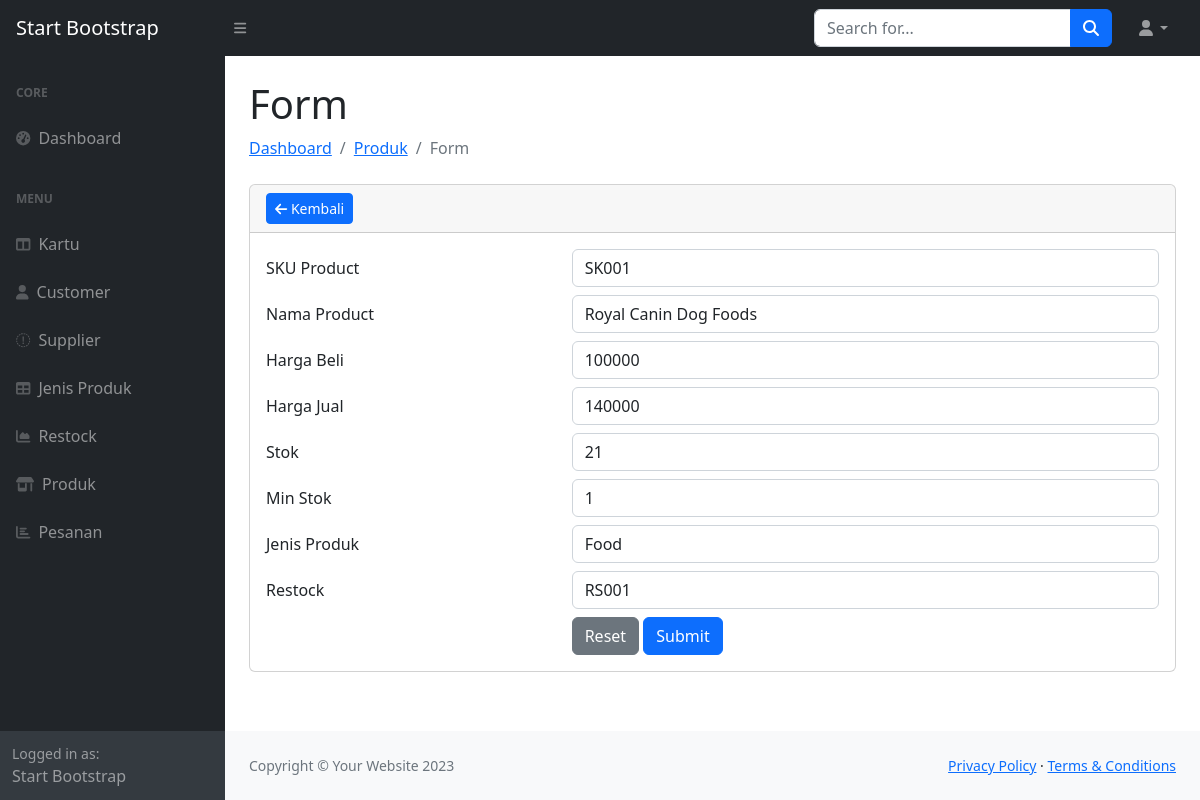
Screenshot of /admin/produk_edit.php?id=1 with the database file from the repository.
### tables this page shows
CREATE TABLE `product` (
  `id` int(11) NOT NULL,
  `sku` varchar(45) DEFAULT NULL,
  `name` varchar(45) DEFAULT NULL,
  `purchase_price` int(11) DEFAULT NULL,
  `sell_price` int(11) DEFAULT NULL,
  `stock` int(11) DEFAULT 0,
  `min_stock` int(11) DEFAULT 0,
  `product_type_id` int(11) NOT NULL,
  `restock_id` int(11) NOT NULL
);

CREATE TABLE `product_type` (
  `id` int(11) NOT NULL,
  `name` varchar(45) DEFAULT NULL
);

CREATE TABLE `restock` (
  `id` int(11) NOT NULL,
  `restock_number` varchar(45) DEFAULT NULL,
  `date` datetime DEFAULT NULL,
  `qty` int(11) DEFAULT NULL,
  `price` int(11) DEFAULT NULL,
  `supplier_id` int(11) NOT NULL
);

### admin/produk_edit.php (the view, shortened to what this page needs)
<?php
require_once 'layouts/header.php';
require_once 'layouts/navbar.php';
if (isset($_GET['id'])) {
    $id = $_GET['id'];
    $sql = "SELECT * FROM `product` WHERE `id` = :id";
    $query = $dbh->prepare($sql);
    $query->bindParam(':id', $id, PDO::PARAM_STR);
    $query->execute();
    $row = $query->fetch();
?>
    <main>
        <div class="container-fluid px-4">
            <h1 class="mt-4">Form</h1>
            <ol class="breadcrumb mb-4">
                <li class="breadcrumb-item"><a href="index.php">Dashboard</a></li>
                <li class="breadcrumb-item"><a href="product.php">Produk</a></li>
                <li class="breadcrumb-item active">Form</li>
            </ol>
            <div class="card mb-4">
                <div class="card-header">
                    <a href="product.php" class="btn btn-primary btn-sm"><i class="fas fa-arrow-left"></i> Kembali</a>
                </div>
                <div class="card-body">
                    <form method="post" action="produk.php">
                        <div class="form-group row pb-2">
                            <label for="sku" class="col-4 col-form-label">SKU Product</label>
                            <div class="col-8">
                                <input id="sku" name="sku" value="<?= $row['sku'] ?>" type="text" class="form-control" required>
                            </div>
                        </div>
                        <div class="form-group row pb-2">
                            <label for="name" class="col-4 col-form-label">Nama Product</label>
                            <div class="col-8">
                                <input id="name" name="name" value="<?= $row['name'] ?>" type="text" class="form-control" required>
                            </div>
                        </div>
                        <div class="form-group row pb-2">
                            <label for="purchase_price" class="col-4 col-form-label">Harga Beli</label>
                            <div class="col-8">
                                <input id="purchase_price" name="purchase_price" value="<?= $row['purchase_price'] ?>" type="number" class="form-control" required>
                            </div>
                        </div>
                        <div class="form-group row pb-2">
                            <label for="sell_price" class="col-4 col-form-label">Harga Jual</label>
                            <div class="col-8">
                                <input id="sell_price" name="sell_price" value="<?= $row['sell_price'] ?>" type="number" class="form-control" required>
                            </div>
                        </div>
                        <div class="form-group row pb-2">
                            <label for="stock" class="col-4 col-form-label">Stok</label>
                            <div class="col-8">
                                <input id="stock" name="stock" value="<?= $row['stock'] ?>" type="number" class="form-control" required>
                            </div>
                        </div>
                        <div class="form-group row pb-2">
                            <label for="min_stock" class="col-4 col-form-label">Min Stok</label>
                            <div class="col-8">
                                <input id="min_stock" name="min_stock" value="<?= $row['min_stock'] ?>" type="number" class="form-control" required>
                            </div>
                        </div>
                        <div class="form-group row pb-2">
                            <label for="product_type_id" class="col-4 col-form-label">Jenis Produk</label>
                            <div class="col-8">
                                <select id="product_type_id" name="product_type_id" type="text" class="form-control" required>
                                    <?php
                                    $sql2 = "SELECT * FROM `product_type` WHERE `id` = :id";
                                    $query2 = $dbh->prepare($sql2);
                                    $query2->bindParam(':id', $row['product_type_id'], PDO::PARAM_STR);
                                    $query2->execute();
                                    $row2 = $query2->fetch();
                                    ?>
                                    <option value="<?= $row2['id'] ?>"><?= $row2['name'] ?></option>
                                </select>
                            </div>
                        </div>
                        <div class="form-group row pb-2">
                            <label for="restock_id" class="col-4 col-form-label">Restock</label>
                            <div class="col-8">
                                <select id="restock_id" name="restock_id" type="text" class="form-control" required>
                                    <?php
                                    $sql5 = "SELECT * FROM `restock` WHERE `id` = :id";
                                    $query5 = $dbh->prepare($sql5);
                                    $query5->bindParam(':id', $row['restock_id'], PDO::PARAM_STR);
                                    $query5->execute();
                                    $row5 = $query5->fetch();
                                    ?>
                                    <option value="<?= $row5['id'] ?>"><?= $row5['restock_number'] ?></option>
                                </select>
                            </div>
                        </div>
                        <div class="form-group row">
                            <div class="offset-4 col-8">
                                <input type="reset" value="Reset" class="btn btn-secondary">
                                <button name="edit" type="submit" class="btn btn-primary">Submit</button>
                            </div>
                        </div>
                    </form>
                </div>
            </div>
        </div>
    </main>
<?php }
require_once 'layouts/footer.php' ?>

### rows the page displays
product: sku "SK001", name "Royal Canin Dog Foods", purchase_price "100000", sell_price "140000", stock "21", min_stock "1"
product_type: product_type_id "Food"
restock: restock_id "RS001"
